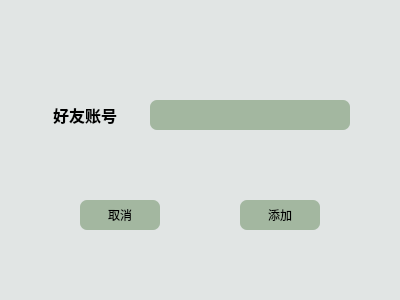
<?xml version="1.0" encoding="UTF-8"?>
<ui version="4.0">
 <class>Addfriend</class>
 <widget class="QWidget" name="Addfriend">
  <property name="geometry">
   <rect>
    <x>0</x>
    <y>0</y>
    <width>400</width>
    <height>300</height>
   </rect>
  </property>
  <property name="minimumSize">
   <size>
    <width>400</width>
    <height>300</height>
   </size>
  </property>
  <property name="maximumSize">
   <size>
    <width>400</width>
    <height>300</height>
   </size>
  </property>
  <property name="windowTitle">
   <string>Form</string>
  </property>
  <property name="styleSheet">
   <string notr="true">background-color:rgb(225, 229, 228);</string>
  </property>
  <widget class="QLabel" name="label">
   <property name="geometry">
    <rect>
     <x>50</x>
     <y>100</y>
     <width>70</width>
     <height>30</height>
    </rect>
   </property>
   <property name="styleSheet">
    <string notr="true">font: 11pt &quot;黑体&quot;;</string>
   </property>
   <property name="text">
    <string>&lt;html&gt;&lt;head/&gt;&lt;body&gt;&lt;p align=&quot;center&quot;&gt;&lt;span style=&quot; font-size:12pt; font-weight:600;&quot;&gt;好友账号&lt;/span&gt;&lt;/p&gt;&lt;/body&gt;&lt;/html&gt;</string>
   </property>
  </widget>
  <widget class="QLineEdit" name="lineEdit">
   <property name="geometry">
    <rect>
     <x>150</x>
     <y>100</y>
     <width>200</width>
     <height>30</height>
    </rect>
   </property>
   <property name="styleSheet">
    <string notr="true">background-color:rgb(163, 183, 160);
border-radius:7px;</string>
   </property>
  </widget>
  <widget class="QPushButton" name="addfriendButton">
   <property name="geometry">
    <rect>
     <x>240</x>
     <y>200</y>
     <width>80</width>
     <height>30</height>
    </rect>
   </property>
   <property name="styleSheet">
    <string notr="true">background-color:rgb(163, 183, 160);
font: 11pt &quot;黑体&quot;;
border-radius:7px;</string>
   </property>
   <property name="text">
    <string>添加</string>
   </property>
  </widget>
  <widget class="QPushButton" name="cancelButton">
   <property name="geometry">
    <rect>
     <x>80</x>
     <y>200</y>
     <width>80</width>
     <height>30</height>
    </rect>
   </property>
   <property name="styleSheet">
    <string notr="true">background-color:rgb(163, 183, 160);
font: 11pt &quot;黑体&quot;;
border-radius:7px;</string>
   </property>
   <property name="text">
    <string>取消</string>
   </property>
  </widget>
 </widget>
 <resources/>
 <connections/>
</ui>
